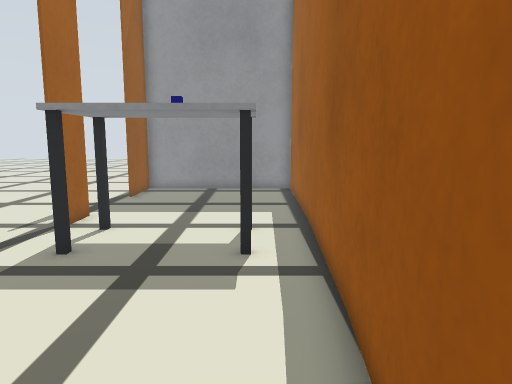
[1] (above)

16 first-person views from a walk through a robot-simulator world made for Gazebo. The camera is 0.55 m above the floor, tilts 8° down and sees 70° across. The floor is counted in squares, 0.2 m on a side. Each view is taken from the middle of a square. On the plan, view 1 faces up. The plan holds only what a view shows up to about 20 squares ahead; the rest is blank. The place goes on beyond the plan. Surface patterns are stand-ins for the level's own textures.

[2]
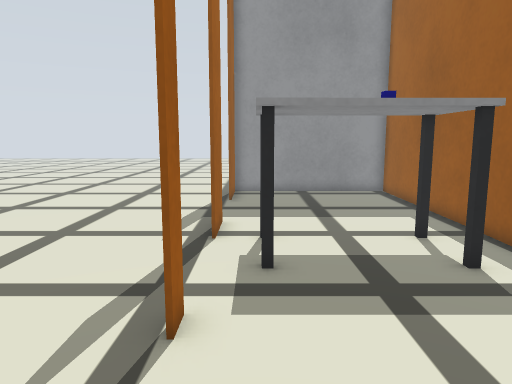

[3]
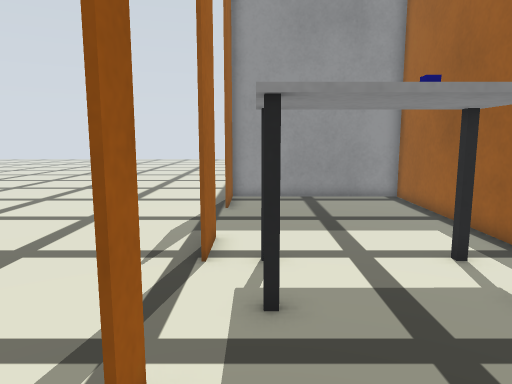

[4]
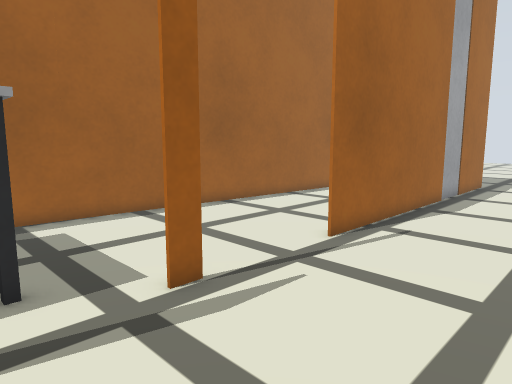

[5]
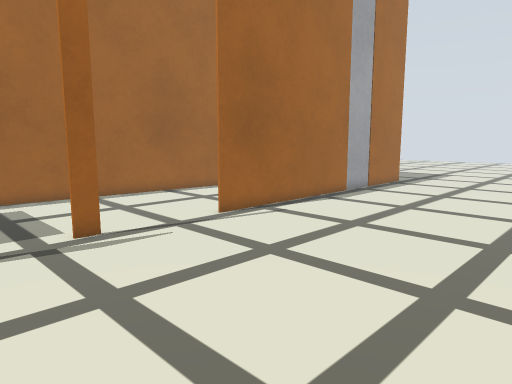

[6]
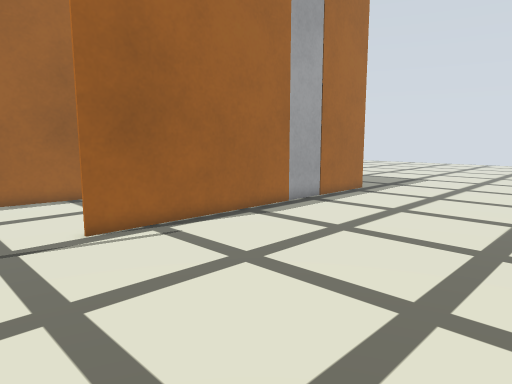

[7]
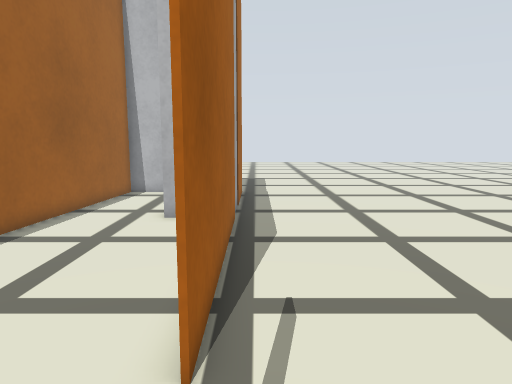

[8]
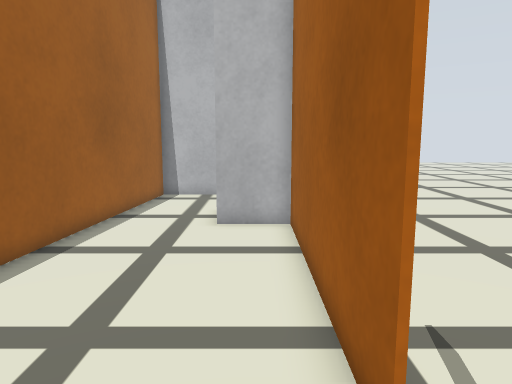

[9]
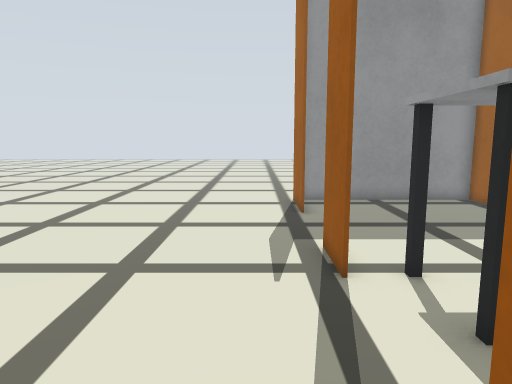

[10]
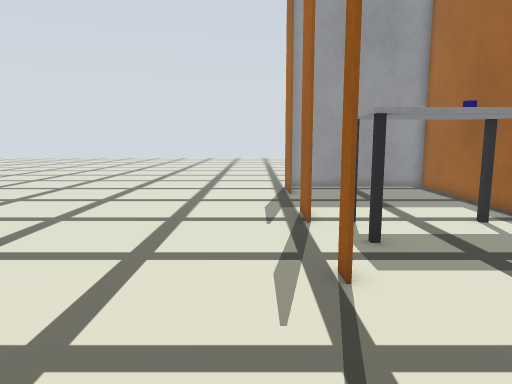

[11]
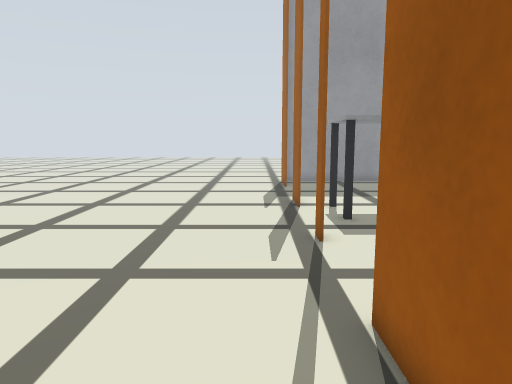

[12]
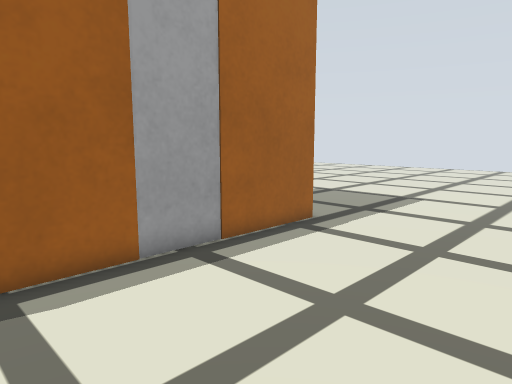

[13]
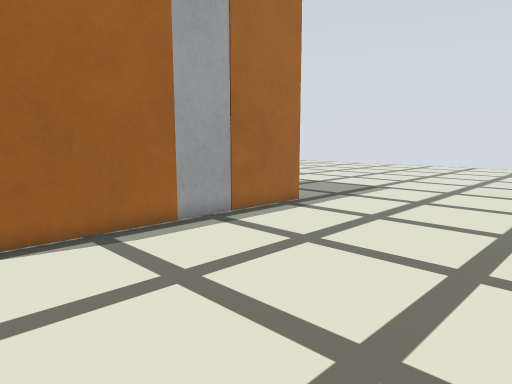

[14]
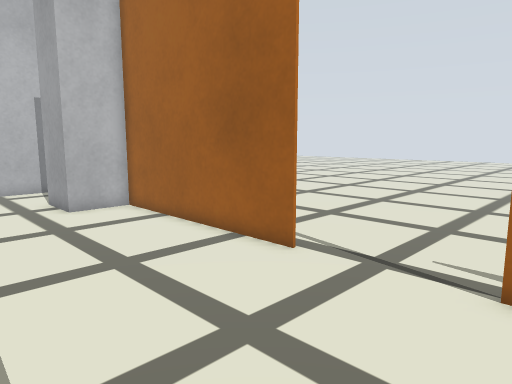

[15]
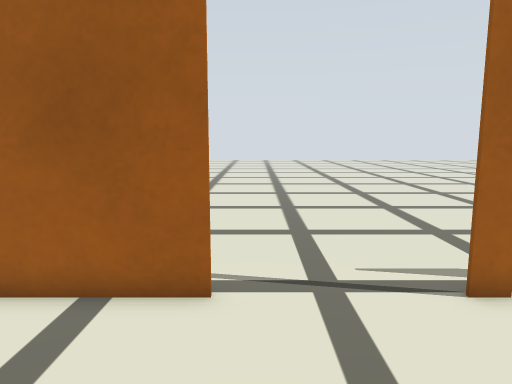

[16]
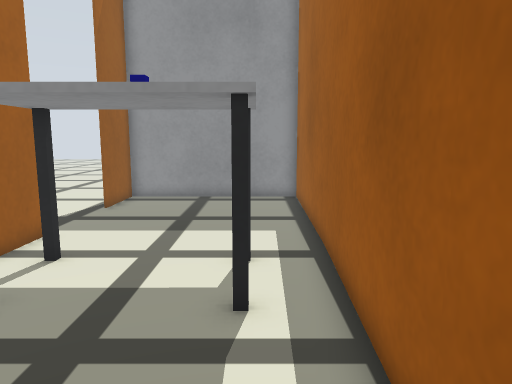

### Floor plan
Points are (right, up) in squares from view 1. A wall is a line through its corners. A room is listed if a view was taken in it or the views show most of it. See-through windows are left out.
Room 1 (views 1, 2, 3, 4, 5, 6, 7, 8, 9, 10, 11, 12, 13, 14, 15, 16)
walls: (-6.2, 1.3) (-6.2, -7.5); (-6.3, 11) (-6.3, 13.4); (-6.2, 13.4) (-6.2, 11); (-6.3, -7.5) (-6.3, 1.3); (1.8, 12.5) (2, 20.9) (-6.2, 20.9) (-6.2, 17.8); (-6.3, 17.8) (-6.3, 21); (-6.3, -14.7) (-6.3, -10.4); (-4.9, -14.6) (-0.2, -14.6) (2.1, 12.6)
ways out: opening at (-6, -16)
objects: white post (-6, -10) to (-4, -8); orange box (-6, 6); table (-5, 9) to (0, 11); other object (-2, 9) to (-2, 10)

Positions as (right, up) in squares from view 1, and headings:
1: (0, 0), facing up
2: (-5, 1), facing up
3: (-5, 3), facing up
4: (-12, 10), facing down-right
5: (-17, 10), facing down-right
6: (-17, 5), facing down-right
7: (-7, 5), facing down
8: (-5, 4), facing down
9: (-8, 4), facing up
10: (-8, -1), facing up
11: (-8, -4), facing up
12: (-14, -4), facing down-right
13: (-17, -1), facing down-right
14: (1, 7), facing down-left
15: (0, 2), facing left
16: (0, 3), facing up
